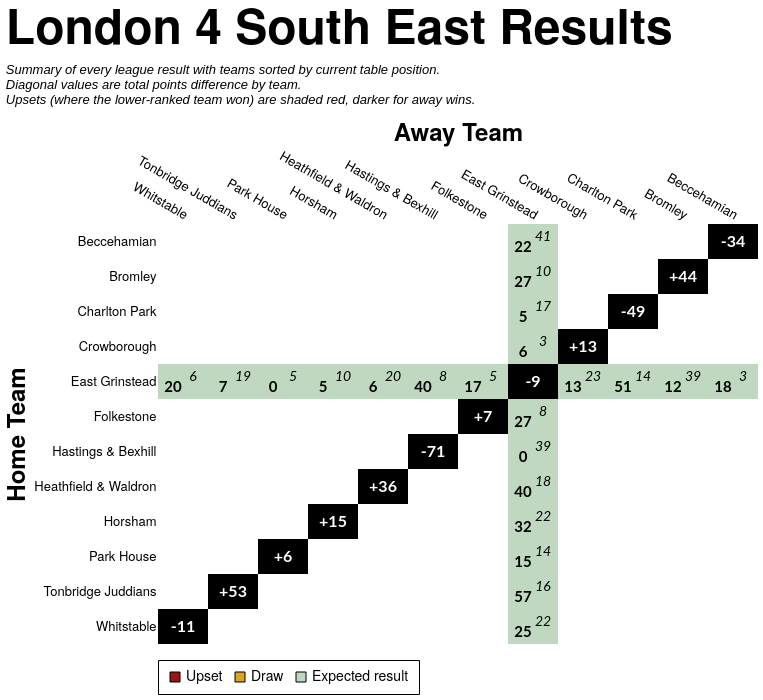

Source (Vega-Lite JSON):
### Vega-Lite specification from a JSON file in a GitHub repository (floating-point values rounded to 4 significant figures; data arrays with more than 128 entries replaced by an {"elided": "..."} marker saying what was removed)
{"config": {"axis": {"labelFont": "PT Sans Narrow, Helvetica Neue, Helvetica, Arial, sans-serif", "titleFont": "PT Sans Narrow, Helvetica Neue, Helvetica, Arial, sans-serif", "labelFontSize": 13, "titleFontSize": 24, "gridColor": "#202947", "gridOpacity": 0.2, "zindex": 1}, "text": {"font": "Lato, sans-serif"}, "bar": {"cornerRadiusEnd": 5}, "header": {"labelFont": "PT Sans Narrow, Helvetica Neue, Helvetica, Arial, sans-serif", "titleFont": "PT Sans Narrow, Helvetica Neue, Helvetica, Arial, sans-serif", "labelFontSize": 24, "titleFontSize": 28, "labelFontWeight": "bold", "orient": "left"}, "legend": {"labelFont": "PT Sans Narrow, Helvetica Neue, Helvetica, Arial, sans-serif", "titleFont": "PT Sans Narrow, Helvetica Neue, Helvetica, Arial, sans-serif", "labelFontSize": 14, "titleFontSize": 16, "titlePadding": 5, "fillColor": "white", "strokeColor": "black", "padding": 10, "titleFontWeight": "lighter", "titleFontStyle": "italic", "titleColor": "gray", "offset": 10}, "title": {"font": "PT Sans Narrow, Helvetica Neue, Helvetica, Arial, sans-serif", "fontSize": 48, "fontWeight": "bold", "anchor": "start", "align": "center", "titlePadding": 20, "subtitlePadding": 10, "subtitleFontSize": 13, "subtitleColor": "", "subtitleFontStyle": "italic", "offset": 15, "color": "black"}, "axisX": {"labelAngle": 0}, "facet": {"title": null, "header": null, "align": {"row": "each", "column": "each"}, "spacing": 10}, "resolve": {"scale": {"y": "independent", "facet": "independent"}}, "background": "transparent", "scale": {"offsetBandPaddingOuter": 0.2, "offsetBandPaddingInner": 0.1}, "view": {"stroke": null, "background": "transparent"}}, "layer": [{"data": {"name": "data-a66dc1eab37a1bbf2a9d750fb4ce1ec0"}, "mark": {"type": "rect"}, "encoding": {"color": {"field": "unexpected_result", "legend": {"labelExpr": "datum.value === 'Upset (Away Win)' ? 'Upset' : datum.value", "labelLimit": 220, "offset": 16, "orient": "bottom", "symbolStrokeColor": "black", "symbolStrokeWidth": 1, "values": ["Upset (Away Win)", "Draw", "Expected result"]}, "scale": {"domain": ["Expected result", "Upset (Home Win)", "Upset (Away Win)", "Draw", "To be played", "N/A"], "range": ["#146f1444", "#991515bb", "#991515", "goldenrod", "white", "black"]}, "title": null, "type": "nominal"}, "opacity": {"condition": {"test": "datum.home_team == param_20.home_team || datum.away_team == param_20.home_team || !isValid(param_20.home_team)", "value": 1.0}, "value": 0.1}, "tooltip": [{"field": "home_team", "title": "Home", "type": "nominal"}, {"field": "away_team", "title": "Away", "type": "nominal"}, {"field": "home_score_text", "title": "Home Score", "type": "nominal"}, {"field": "away_score_text", "title": "Away Score", "type": "nominal"}, {"field": "result", "title": "Result", "type": "nominal"}, {"field": "unexpected_result", "title": "Unexpectedness", "type": "nominal"}, {"field": "date", "format": "%d %b %Y", "title": "Date", "type": "temporal"}], "x": {"axis": {"domain": false, "grid": false, "labelAngle": 30, "orient": "top", "ticks": false}, "field": "away_team", "sort": ["Whitstable", "Tonbridge Juddians", "Park House", "Horsham", "Heathfield & Waldron", "Hastings & Bexhill", "Folkestone", "East Grinstead", "Crowborough", "Charlton Park", "Bromley", "Beccehamian"], "title": "Away Team", "type": "nominal"}, "y": {"axis": {"domain": false, "grid": false, "ticks": false}, "field": "home_team", "sort": ["Beccehamian", "Bromley", "Charlton Park", "Crowborough", "East Grinstead", "Folkestone", "Hastings & Bexhill", "Heathfield & Waldron", "Horsham", "Park House", "Tonbridge Juddians", "Whitstable"], "title": "Home Team", "type": "nominal"}}, "name": "view_21"}, {"data": {"name": "data-a66dc1eab37a1bbf2a9d750fb4ce1ec0"}, "mark": {"type": "text", "fontStyle": "italic", "size": 14, "xOffset": 10, "yOffset": -5}, "encoding": {"color": {"condition": {"test": "(datum.home_team == param_20.home_team || datum.away_team == param_20.home_team || !isValid(param_20.home_team)) && datum.unexpected_result == 'Expected result'", "value": "black"}, "value": "white"}, "text": {"field": "away_score_text", "type": "nominal"}, "x": {"field": "away_team", "sort": ["Whitstable", "Tonbridge Juddians", "Park House", "Horsham", "Heathfield & Waldron", "Hastings & Bexhill", "Folkestone", "East Grinstead", "Crowborough", "Charlton Park", "Bromley", "Beccehamian"], "type": "nominal"}, "y": {"field": "home_team", "sort": ["Beccehamian", "Bromley", "Charlton Park", "Crowborough", "East Grinstead", "Folkestone", "Hastings & Bexhill", "Heathfield & Waldron", "Horsham", "Park House", "Tonbridge Juddians", "Whitstable"], "type": "nominal"}}, "transform": [{"filter": "datum.away_score_text != '' && datum.away_score_text != 'WO'"}]}, {"data": {"name": "data-a66dc1eab37a1bbf2a9d750fb4ce1ec0"}, "mark": {"type": "text", "size": 12, "xOffset": 10, "yOffset": -5}, "encoding": {"color": {"condition": {"test": "(datum.home_team == param_20.home_team || datum.away_team == param_20.home_team || !isValid(param_20.home_team)) && datum.unexpected_result == 'Expected result'", "value": "black"}, "value": "white"}, "text": {"field": "away_score_text", "type": "nominal"}, "x": {"field": "away_team", "sort": ["Whitstable", "Tonbridge Juddians", "Park House", "Horsham", "Heathfield & Waldron", "Hastings & Bexhill", "Folkestone", "East Grinstead", "Crowborough", "Charlton Park", "Bromley", "Beccehamian"], "type": "nominal"}, "y": {"field": "home_team", "sort": ["Beccehamian", "Bromley", "Charlton Park", "Crowborough", "East Grinstead", "Folkestone", "Hastings & Bexhill", "Heathfield & Waldron", "Horsham", "Park House", "Tonbridge Juddians", "Whitstable"], "type": "nominal"}}, "transform": [{"filter": "datum.away_score_text == 'WO'"}]}, {"data": {"name": "data-a66dc1eab37a1bbf2a9d750fb4ce1ec0"}, "mark": {"type": "text", "fontWeight": "bold", "size": 15, "xOffset": -10, "yOffset": 5}, "encoding": {"color": {"condition": {"test": "(datum.home_team == param_20.home_team || datum.away_team == param_20.home_team || !isValid(param_20.home_team)) && datum.unexpected_result == 'Expected result'", "value": "black"}, "value": "white"}, "text": {"field": "home_score_text", "type": "nominal"}, "x": {"field": "away_team", "sort": ["Whitstable", "Tonbridge Juddians", "Park House", "Horsham", "Heathfield & Waldron", "Hastings & Bexhill", "Folkestone", "East Grinstead", "Crowborough", "Charlton Park", "Bromley", "Beccehamian"], "type": "nominal"}, "y": {"field": "home_team", "sort": ["Beccehamian", "Bromley", "Charlton Park", "Crowborough", "East Grinstead", "Folkestone", "Hastings & Bexhill", "Heathfield & Waldron", "Horsham", "Park House", "Tonbridge Juddians", "Whitstable"], "type": "nominal"}}, "transform": [{"filter": "datum.home_score_text != '' && datum.home_score_text != 'WO'"}]}, {"data": {"name": "data-a66dc1eab37a1bbf2a9d750fb4ce1ec0"}, "mark": {"type": "text", "size": 12, "xOffset": -10, "yOffset": 5}, "encoding": {"color": {"condition": {"test": "(datum.home_team == param_20.home_team || datum.away_team == param_20.home_team || !isValid(param_20.home_team)) && datum.unexpected_result == 'Expected result'", "value": "black"}, "value": "white"}, "text": {"field": "home_score_text", "type": "nominal"}, "x": {"field": "away_team", "sort": ["Whitstable", "Tonbridge Juddians", "Park House", "Horsham", "Heathfield & Waldron", "Hastings & Bexhill", "Folkestone", "East Grinstead", "Crowborough", "Charlton Park", "Bromley", "Beccehamian"], "type": "nominal"}, "y": {"field": "home_team", "sort": ["Beccehamian", "Bromley", "Charlton Park", "Crowborough", "East Grinstead", "Folkestone", "Hastings & Bexhill", "Heathfield & Waldron", "Horsham", "Park House", "Tonbridge Juddians", "Whitstable"], "type": "nominal"}}, "transform": [{"filter": "datum.home_score_text == 'WO'"}]}, {"data": {"name": "data-c2a0b339b26e188ceb94ff2724314932"}, "mark": {"type": "text", "color": "white", "fontWeight": "bold", "size": 16}, "encoding": {"text": {"field": "display_text", "type": "nominal"}, "tooltip": [{"field": "home_team", "title": "Team", "type": "nominal"}, {"field": "display_text", "title": "Points Difference", "type": "nominal"}], "x": {"field": "away_team", "sort": ["Whitstable", "Tonbridge Juddians", "Park House", "Horsham", "Heathfield & Waldron", "Hastings & Bexhill", "Folkestone", "East Grinstead", "Crowborough", "Charlton Park", "Bromley", "Beccehamian"], "type": "nominal"}, "y": {"field": "home_team", "sort": ["Beccehamian", "Bromley", "Charlton Park", "Crowborough", "East Grinstead", "Folkestone", "Hastings & Bexhill", "Heathfield & Waldron", "Horsham", "Park House", "Tonbridge Juddians", "Whitstable"], "type": "nominal"}}}], "height": {"step": 35}, "params": [{"name": "param_20", "select": {"type": "point", "clear": "dblclick", "fields": ["home_team"], "on": "click"}, "value": null, "views": ["view_21"]}], "title": {"text": "London 4 South East Results", "subtitle": ["Summary of every league result with teams sorted by current table position.", "Diagonal values are total points difference by team.", "Upsets (where the lower-ranked team won) are shaded red, darker for away wins."]}, "width": {"step": 50}, "$schema": "https://vega.github.io/schema/vega-lite/v5.20.1.json", "datasets": {"data-a66dc1eab37a1bbf2a9d750fb4ce1ec0": {"elided": "144 records"}, "data-c2a0b339b26e188ceb94ff2724314932": [{"home_team": "Beccehamian", "away_team": "Beccehamian", "match_id": null, "date": "", "home_score": null, "away_score": null, "home_walkover": null, "away_walkover": null, "result": "N/A", "home_score_text": "", "away_score_text": "", "wo_result": "", "score_text": "", "display_text": "-34", "is_diagonal": true, "result_simple": "N/A", "unexpected_result": "N/A", "unexpected_opacity": 1.0}, {"home_team": "Bromley", "away_team": "Bromley", "match_id": null, "date": "", "home_score": null, "away_score": null, "home_walkover": null, "away_walkover": null, "result": "N/A", "home_score_text": "", "away_score_text": "", "wo_result": "", "score_text": "", "display_text": "+44", "is_diagonal": true, "result_simple": "N/A", "unexpected_result": "N/A", "unexpected_opacity": 1.0}, {"home_team": "Charlton Park", "away_team": "Charlton Park", "match_id": null, "date": "", "home_score": null, "away_score": null, "home_walkover": null, "away_walkover": null, "result": "N/A", "home_score_text": "", "away_score_text": "", "wo_result": "", "score_text": "", "display_text": "-49", "is_diagonal": true, "result_simple": "N/A", "unexpected_result": "N/A", "unexpected_opacity": 1.0}, {"home_team": "Crowborough", "away_team": "Crowborough", "match_id": null, "date": "", "home_score": null, "away_score": null, "home_walkover": null, "away_walkover": null, "result": "N/A", "home_score_text": "", "away_score_text": "", "wo_result": "", "score_text": "", "display_text": "+13", "is_diagonal": true, "result_simple": "N/A", "unexpected_result": "N/A", "unexpected_opacity": 1.0}, {"home_team": "East Grinstead", "away_team": "East Grinstead", "match_id": null, "date": "", "home_score": null, "away_score": null, "home_walkover": null, "away_walkover": null, "result": "N/A", "home_score_text": "", "away_score_text": "", "wo_result": "", "score_text": "", "display_text": "-9", "is_diagonal": true, "result_simple": "N/A", "unexpected_result": "N/A", "unexpected_opacity": 1.0}, {"home_team": "Folkestone", "away_team": "Folkestone", "match_id": null, "date": "", "home_score": null, "away_score": null, "home_walkover": null, "away_walkover": null, "result": "N/A", "home_score_text": "", "away_score_text": "", "wo_result": "", "score_text": "", "display_text": "+7", "is_diagonal": true, "result_simple": "N/A", "unexpected_result": "N/A", "unexpected_opacity": 1.0}, {"home_team": "Hastings & Bexhill", "away_team": "Hastings & Bexhill", "match_id": null, "date": "", "home_score": null, "away_score": null, "home_walkover": null, "away_walkover": null, "result": "N/A", "home_score_text": "", "away_score_text": "", "wo_result": "", "score_text": "", "display_text": "-71", "is_diagonal": true, "result_simple": "N/A", "unexpected_result": "N/A", "unexpected_opacity": 1.0}, {"home_team": "Heathfield & Waldron", "away_team": "Heathfield & Waldron", "match_id": null, "date": "", "home_score": null, "away_score": null, "home_walkover": null, "away_walkover": null, "result": "N/A", "home_score_text": "", "away_score_text": "", "wo_result": "", "score_text": "", "display_text": "+36", "is_diagonal": true, "result_simple": "N/A", "unexpected_result": "N/A", "unexpected_opacity": 1.0}, {"home_team": "Horsham", "away_team": "Horsham", "match_id": null, "date": "", "home_score": null, "away_score": null, "home_walkover": null, "away_walkover": null, "result": "N/A", "home_score_text": "", "away_score_text": "", "wo_result": "", "score_text": "", "display_text": "+15", "is_diagonal": true, "result_simple": "N/A", "unexpected_result": "N/A", "unexpected_opacity": 1.0}, {"home_team": "Park House", "away_team": "Park House", "match_id": null, "date": "", "home_score": null, "away_score": null, "home_walkover": null, "away_walkover": null, "result": "N/A", "home_score_text": "", "away_score_text": "", "wo_result": "", "score_text": "", "display_text": "+6", "is_diagonal": true, "result_simple": "N/A", "unexpected_result": "N/A", "unexpected_opacity": 1.0}, {"home_team": "Tonbridge Juddians", "away_team": "Tonbridge Juddians", "match_id": null, "date": "", "home_score": null, "away_score": null, "home_walkover": null, "away_walkover": null, "result": "N/A", "home_score_text": "", "away_score_text": "", "wo_result": "", "score_text": "", "display_text": "+53", "is_diagonal": true, "result_simple": "N/A", "unexpected_result": "N/A", "unexpected_opacity": 1.0}, {"home_team": "Whitstable", "away_team": "Whitstable", "match_id": null, "date": "", "home_score": null, "away_score": null, "home_walkover": null, "away_walkover": null, "result": "N/A", "home_score_text": "", "away_score_text": "", "wo_result": "", "score_text": "", "display_text": "-11", "is_diagonal": true, "result_simple": "N/A", "unexpected_result": "N/A", "unexpected_opacity": 1.0}]}}
